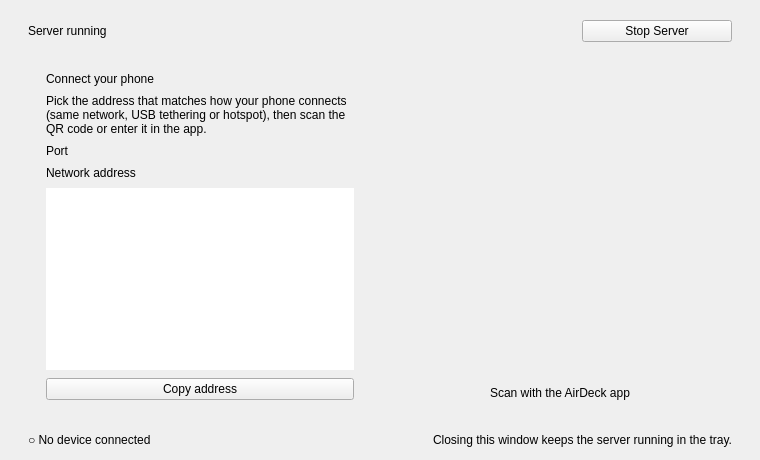
<?xml version="1.0" encoding="UTF-8"?>
<ui version="4.0">
 <class>Server</class>
 <widget class="QWidget" name="Server">
  <property name="geometry">
   <rect>
    <x>0</x>
    <y>0</y>
    <width>760</width>
    <height>460</height>
   </rect>
  </property>
  <property name="windowTitle">
   <string>Server</string>
  </property>
  <layout class="QVBoxLayout" name="verticalLayout">
   <property name="leftMargin"><number>28</number></property>
   <property name="topMargin"><number>20</number></property>
   <property name="rightMargin"><number>28</number></property>
   <property name="bottomMargin"><number>10</number></property>
   <property name="spacing"><number>14</number></property>
   <item>
    <layout class="QHBoxLayout" name="headerLayout">
     <item>
      <widget class="QLabel" name="statusLabel">
       <property name="text">
        <string>Server running</string>
       </property>
       <property name="role" stdset="0">
        <string>heading</string>
       </property>
      </widget>
     </item>
     <item>
      <spacer name="headerSpacer">
       <property name="orientation">
        <enum>Qt::Horizontal</enum>
       </property>
       <property name="sizeHint" stdset="0">
        <size>
         <width>40</width>
         <height>20</height>
        </size>
       </property>
      </spacer>
     </item>
     <item>
      <widget class="QPushButton" name="stopButton">
       <property name="minimumSize">
        <size>
         <width>150</width>
         <height>0</height>
        </size>
       </property>
       <property name="cursor">
        <cursorShape>PointingHandCursor</cursorShape>
       </property>
       <property name="text">
        <string>Stop Server</string>
       </property>
       <property name="variant" stdset="0">
        <string>danger</string>
       </property>
      </widget>
     </item>
    </layout>
   </item>
   <item>
    <layout class="QHBoxLayout" name="contentLayout">
     <property name="spacing"><number>16</number></property>
     <item>
      <widget class="QFrame" name="connectionCard">
       <property name="role" stdset="0">
        <string>card</string>
       </property>
       <layout class="QVBoxLayout" name="connectionLayout">
        <property name="leftMargin"><number>18</number></property>
        <property name="topMargin"><number>16</number></property>
        <property name="rightMargin"><number>18</number></property>
        <property name="bottomMargin"><number>16</number></property>
        <property name="spacing"><number>8</number></property>
        <item>
         <widget class="QLabel" name="connectTitle">
          <property name="text">
           <string>Connect your phone</string>
          </property>
          <property name="role" stdset="0">
           <string>heading</string>
          </property>
         </widget>
        </item>
        <item>
         <widget class="QLabel" name="hintLabel">
          <property name="text">
           <string>Pick the address that matches how your phone connects (same network, USB tethering or hotspot), then scan the QR code or enter it in the app.</string>
          </property>
          <property name="wordWrap">
           <bool>true</bool>
          </property>
          <property name="role" stdset="0">
           <string>caption</string>
          </property>
         </widget>
        </item>
        <item>
         <widget class="QLabel" name="portLabel">
          <property name="text">
           <string>Port</string>
          </property>
         </widget>
        </item>
        <item>
         <widget class="QLabel" name="addressTitle">
          <property name="text">
           <string>Network address</string>
          </property>
          <property name="role" stdset="0">
           <string>caption</string>
          </property>
         </widget>
        </item>
        <item>
         <widget class="QListWidget" name="IPList">
          <property name="frameShape">
           <enum>QFrame::NoFrame</enum>
          </property>
          <property name="horizontalScrollBarPolicy">
           <enum>Qt::ScrollBarAlwaysOff</enum>
          </property>
          <property name="editTriggers">
           <set>QAbstractItemView::NoEditTriggers</set>
          </property>
          <property name="showDropIndicator" stdset="0">
           <bool>false</bool>
          </property>
          <property name="selectionMode">
           <enum>QAbstractItemView::SingleSelection</enum>
          </property>
          <property name="selectionBehavior">
           <enum>QAbstractItemView::SelectRows</enum>
          </property>
          <property name="textElideMode">
           <enum>Qt::ElideNone</enum>
          </property>
         </widget>
        </item>
        <item>
         <widget class="QPushButton" name="copyButton">
          <property name="cursor">
           <cursorShape>PointingHandCursor</cursorShape>
          </property>
          <property name="text">
           <string>Copy address</string>
          </property>
         </widget>
        </item>
       </layout>
      </widget>
     </item>
     <item>
      <widget class="QFrame" name="qrCard">
       <property name="minimumSize">
        <size>
         <width>300</width>
         <height>0</height>
        </size>
       </property>
       <property name="role" stdset="0">
        <string>card</string>
       </property>
       <layout class="QVBoxLayout" name="qrLayout">
        <property name="leftMargin"><number>18</number></property>
        <property name="topMargin"><number>16</number></property>
        <property name="rightMargin"><number>18</number></property>
        <property name="bottomMargin"><number>16</number></property>
        <property name="spacing"><number>10</number></property>
        <item>
         <widget class="QStackedWidget" name="QRViewer"/>
        </item>
        <item>
         <widget class="QLabel" name="qrCaption">
          <property name="text">
           <string>Scan with the AirDeck app</string>
          </property>
          <property name="alignment">
           <set>Qt::AlignCenter</set>
          </property>
          <property name="role" stdset="0">
           <string>caption</string>
          </property>
         </widget>
        </item>
       </layout>
      </widget>
     </item>
    </layout>
   </item>
   <item>
    <layout class="QHBoxLayout" name="footerLayout">
     <item>
      <widget class="QLabel" name="clientLabel">
       <property name="text">
        <string>○ No device connected</string>
       </property>
       <property name="textFormat">
        <enum>Qt::MarkdownText</enum>
       </property>
       <property name="role" stdset="0">
        <string>pill</string>
       </property>
      </widget>
     </item>
     <item>
      <spacer name="footerSpacer">
       <property name="orientation">
        <enum>Qt::Horizontal</enum>
       </property>
       <property name="sizeHint" stdset="0">
        <size>
         <width>40</width>
         <height>20</height>
        </size>
       </property>
      </spacer>
     </item>
     <item>
      <widget class="QLabel" name="noteLabel">
       <property name="text">
        <string>Closing this window keeps the server running in the tray.</string>
       </property>
       <property name="role" stdset="0">
        <string>caption</string>
       </property>
      </widget>
     </item>
    </layout>
   </item>
  </layout>
 </widget>
 <resources/>
 <connections/>
</ui>
